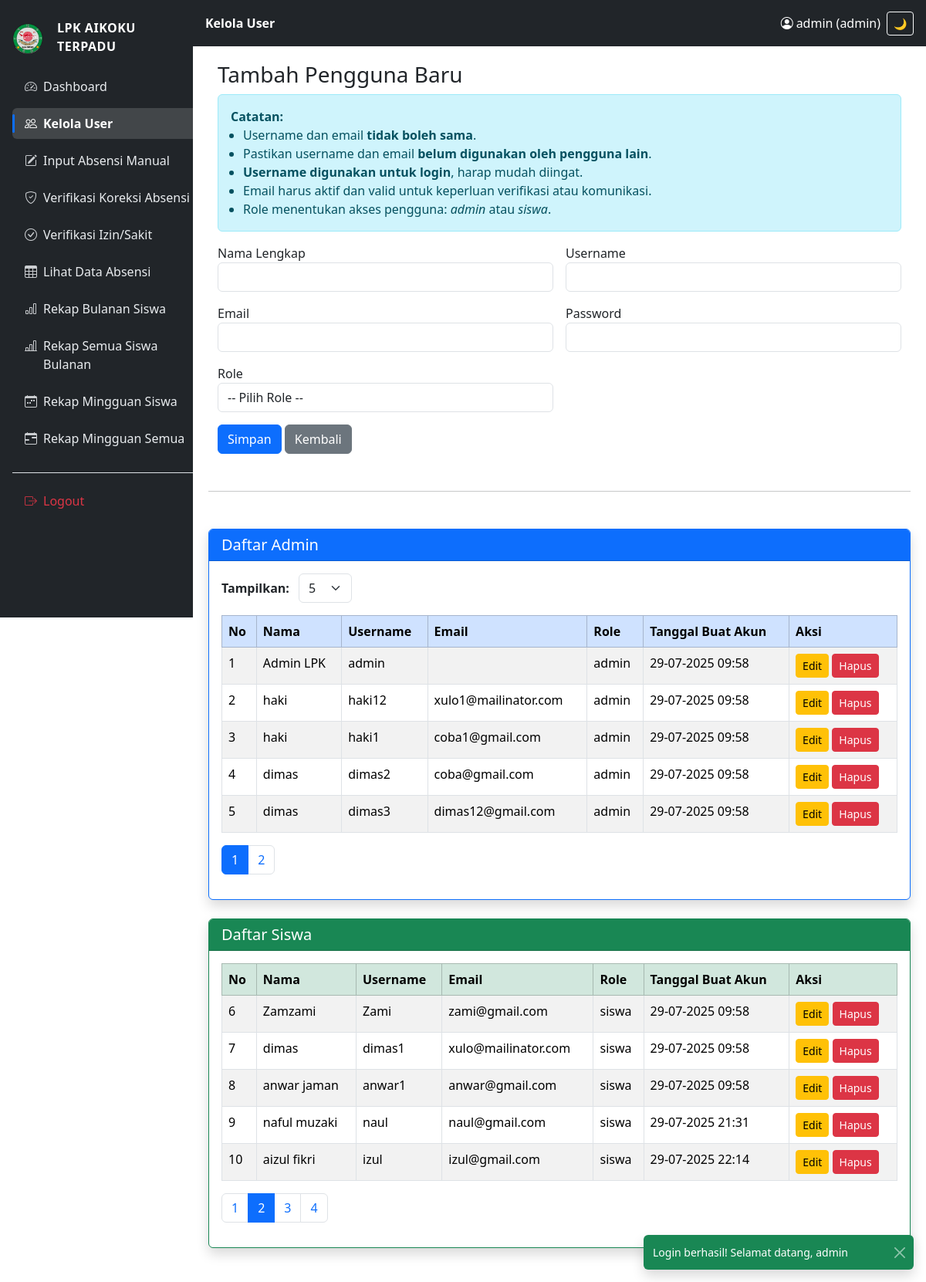
Before: /admin/kelola_user.php?page_admin=1&page_siswa=2&limit=5 (signed in) with the older database file.
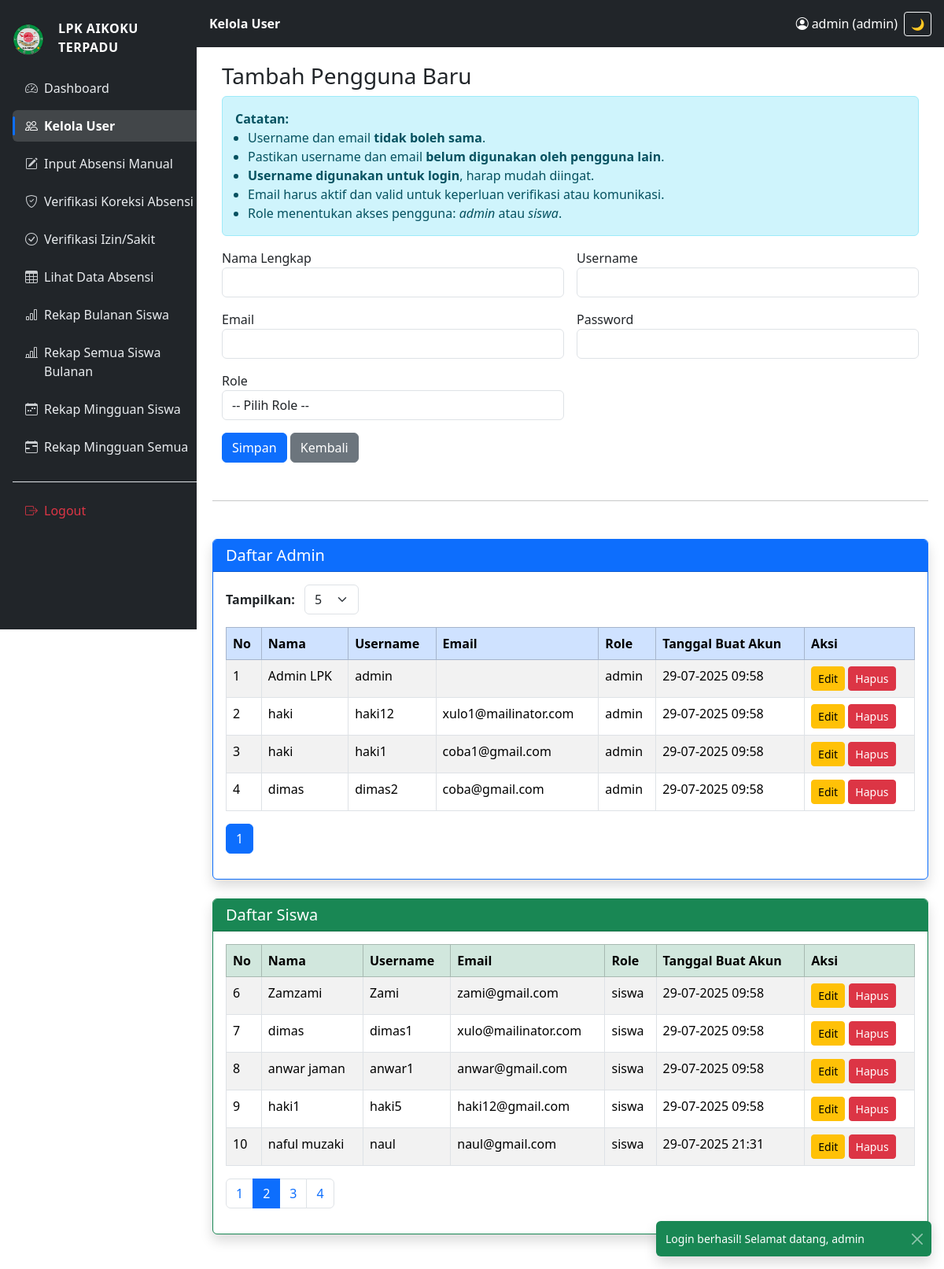
After: the same page with the newer database file.
### tables this page shows
CREATE TABLE `tb_pengguna` (
  `id_pengguna` int(11) NOT NULL,
  `nama_lengkap` varchar(100) DEFAULT NULL,
  `username` varchar(50) DEFAULT NULL,
  `email` varchar(100) DEFAULT NULL,
  `password` varchar(255) DEFAULT NULL,
  `role` enum('admin','siswa') DEFAULT 'siswa',
  `tanggal_dibuat` datetime DEFAULT current_timestamp()
);

### admin/kelola_user.php (the view, shortened to what the changed rows need)
<?php
include '../includes/config.php';
$limit = isset($_GET['limit']) ? (int) $_GET['limit'] : 5;
$page_admin = isset($_GET['page_admin']) ? (int) $_GET['page_admin'] : 1;
$page_siswa = isset($_GET['page_siswa']) ? (int) $_GET['page_siswa'] : 1;
$offset_admin = ($page_admin - 1) * $limit;
$offset_siswa = ($page_siswa - 1) * $limit;
$total_admin = mysqli_fetch_row(mysqli_query($koneksi, "SELECT COUNT(*) FROM tb_pengguna WHERE role='admin'"))[0];
$total_pages_admin = ceil($total_admin / $limit);
$data_admin = mysqli_query($koneksi, "SELECT * FROM tb_pengguna WHERE role='admin' ORDER BY id_pengguna ASC
 LIMIT $limit OFFSET $offset_admin");
$total_siswa = mysqli_fetch_row(mysqli_query($koneksi, "SELECT COUNT(*) FROM tb_pengguna WHERE role='siswa'"))[0];
$total_pages_siswa = ceil($total_siswa / $limit);
$data_siswa = mysqli_query($koneksi, "SELECT * FROM tb_pengguna WHERE role='siswa' ORDER BY id_pengguna ASC
 LIMIT $limit OFFSET $offset_siswa");
?>
<!DOCTYPE html>
<html>
<head>
    <link rel="stylesheet" href="https://cdn.jsdelivr.net/npm/bootstrap@5.3.0/dist/css/bootstrap.min.css">
</head>
<?php include '../includes/sidebar.php'; ?>
<div class="main-content">
<div class="card border-primary shadow mb-4">
    <div class="card-body">
        <div class="table-responsive">
            <table class="table table-bordered table-striped">
                <thead class="table-primary">
                    <tr>
                        <th>No</th>
                        <th>Nama</th>
                        <th>Username</th>
                        <th>Email</th>
                        <th>Role</th>
                        <th>Tanggal Buat Akun</th>
                        <th>Aksi</th>
                    </tr>
                </thead>
                <tbody>
                    <?php $no = $offset_admin + 1;
                    while ($row = mysqli_fetch_assoc($data_admin)): ?>
                        <tr>
                            <td><?= $no++ ?></td>
                            <td><?= htmlspecialchars($row['nama_lengkap']) ?></td>
                            <td><?= htmlspecialchars($row['username']) ?></td>
                            <td><?= htmlspecialchars($row['email']) ?></td>
                            <td><?= htmlspecialchars($row['role']) ?></td>
                            <td><?= date('d-m-Y H:i', strtotime($row['tanggal_dibuat'])) ?></td>
                            <td>
                                <button type="button" class="btn btn-sm btn-warning" data-bs-toggle="modal"
                                    data-bs-target="#editModal<?= $row['id_pengguna'] ?>">Edit</button>
                                <button type="button" class="btn btn-sm btn-danger" data-bs-toggle="modal"
                                    data-bs-target="#deleteModal<?= $row['id_pengguna'] ?>">Hapus</button>
                            </td>
                        </tr>
                <?php endwhile; ?>
                </tbody>
            </table>
        <nav>
            <ul class="pagination">
                <?php for ($i = 1; $i <= $total_pages_admin; $i++): ?>
                        <li class="page-item <?= ($i == $page_admin) ? 'active' : '' ?>">
                            <a class="page-link"
                                href="?page_admin=<?= $i ?>&page_siswa=<?= $page_siswa ?>&limit=<?= $limit ?>"><?= $i ?></a>
                        </li>
                    <?php endfor; ?>
                </ul>
            </nav>
        </div>
    </div>
</div>
<div class="card border-success shadow mb-4">
    <div class="card-body">
    <div class="table-responsive">
        <table class="table table-bordered table-striped">
            <thead class="table-success">
                <tr>
                    <th>No</th>
                    <th>Nama</th>
                    <th>Username</th>
                    <th>Email</th>
                    <th>Role</th>
                    <th>Tanggal Buat Akun</th>
                    <th>Aksi</th>
                </tr>
            </thead>
            <tbody>
                <?php $no = $offset_siswa + 1;
                while ($row = mysqli_fetch_assoc($data_siswa)): ?>
                    <tr>
                        <td><?= $no++ ?></td>
                        <td><?= htmlspecialchars($row['nama_lengkap']) ?></td>
                        <td><?= htmlspecialchars($row['username']) ?></td>
                        <td><?= htmlspecialchars($row['email']) ?></td>
                        <td><?= htmlspecialchars($row['role']) ?></td>
                        <td><?= date('d-m-Y H:i', strtotime($row['tanggal_dibuat'])) ?></td>
                        <td>
                            <button type="button" class="btn btn-sm btn-warning" data-bs-toggle="modal"
                                data-bs-target="#editModal<?= $row['id_pengguna'] ?>">Edit</button>
                            <button type="button" class="btn btn-sm btn-danger" data-bs-toggle="modal"
                                data-bs-target="#deleteModal<?= $row['id_pengguna'] ?>">Hapus</button>
                        </td>
                    </tr>
                <?php endwhile; ?>
            </tbody>
        </table>
        <nav>
            <ul class="pagination">
                <?php for ($i = 1; $i <= $total_pages_siswa; $i++): ?>
                    <li class="page-item <?= ($i == $page_siswa) ? 'active' : '' ?>">
                        <a class="page-link"
                            href="?page_admin=<?= $page_admin ?>&page_siswa=<?= $i ?>&limit=<?= $limit ?>"><?= $i ?></a>
                    </li>
                <?php endfor; ?>
            </ul>
        </nav>
    </div>
    </div>
    </div>
</div>
</body>
</html>

Changed rows visible on the page:
removed tb_pengguna: nama_lengkap "dimas", username "dimas3", email "dimas12@gmail.com", role "admin", tanggal_dibuat "29-07-2025 09:58", shown under "Daftar Admin"
no longer on this page (row unchanged): tb_pengguna: nama_lengkap "aizul fikri", username "izul", email "izul@gmail.com", role "siswa", tanggal_dibuat "29-07-2025 22:14", shown under "Daftar Siswa"
now on this page (row edited): tb_pengguna: nama_lengkap "haki1", username "haki5", email "haki12@gmail.com", role "siswa", tanggal_dibuat "29-07-2025 09:58", shown under "Daftar Siswa"
Other visible differences:
list line gone: "2"
